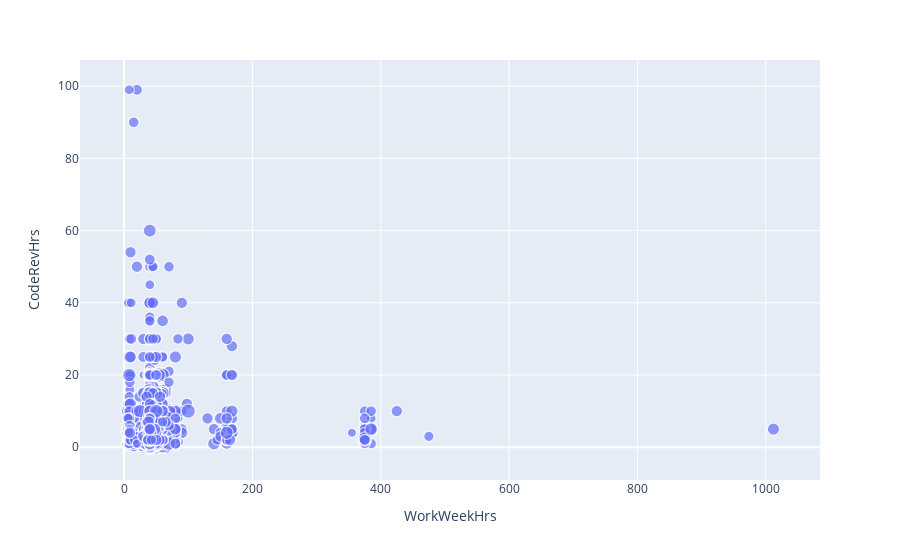

Here is the notebook cell this chart was saved with:
### Markdown cell above
Create a bubble plot of `WorkWeekHrs` and `CodeRevHrs`, use `Age` column as bubble size.

### Code cell
fig = px.scatter(df, x = 'WorkWeekHrs', y = 'CodeRevHrs', size = 'Age')
fig.show()

### Figure 1 — Plotly figure (JSON) as saved in the notebook; plotly's stock layout.template omitted (floating-point values rounded to 4 significant figures; data arrays with more than 128 entries replaced by an {"elided": "..."} marker saying what was removed)
{"data": [{"hovertemplate": "WorkWeekHrs=%{x}<br>CodeRevHrs=%{y}<br>Age=%{marker.size}<extra></extra>", "legendgroup": "", "marker": {"color": "#636efa", "size": {"elided": "11398 float values"}, "sizemode": "area", "sizeref": 0.2475, "symbol": "circle"}, "mode": "markers", "name": "", "showlegend": false, "type": "scattergl", "x": {"elided": "11398 float values"}, "xaxis": "x", "y": {"elided": "11398 float values"}, "yaxis": "y"}], "layout": {"autosize": true, "legend": {"itemsizing": "constant", "tracegroupgap": 0}, "margin": {"t": 60}, "xaxis": {"anchor": "y", "autorange": true, "domain": [0, 1], "range": [-63.61, 1080.0], "title": {"text": "WorkWeekHrs"}, "type": "linear"}, "yaxis": {"anchor": "x", "autorange": true, "domain": [0, 1], "range": [-10.45, 108.3], "title": {"text": "CodeRevHrs"}, "type": "linear"}}}
